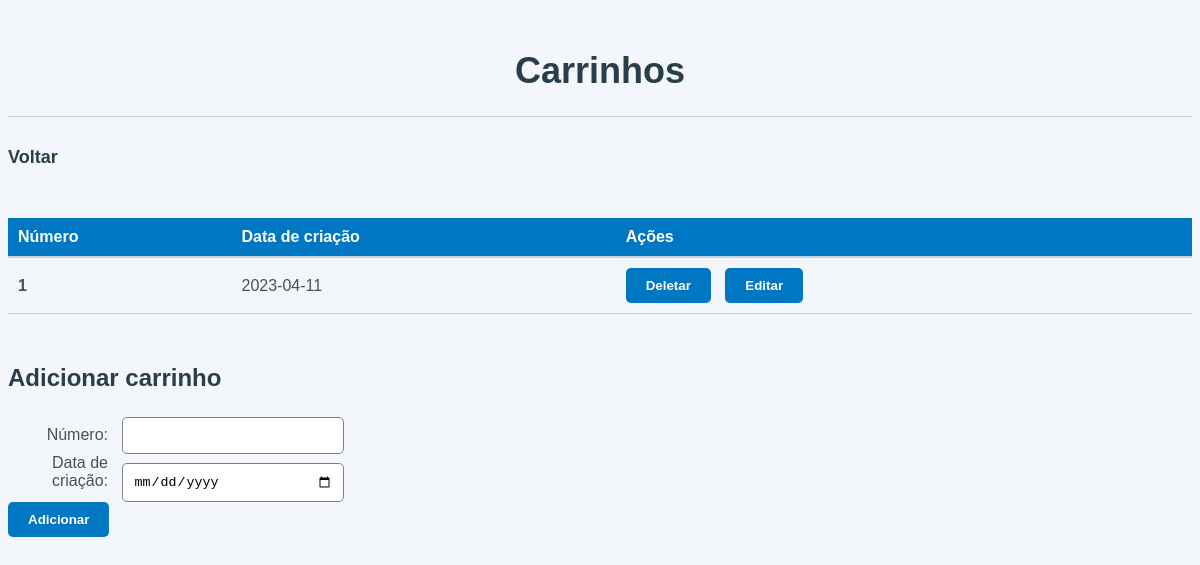
Before: /carrinho.php with the older database file.
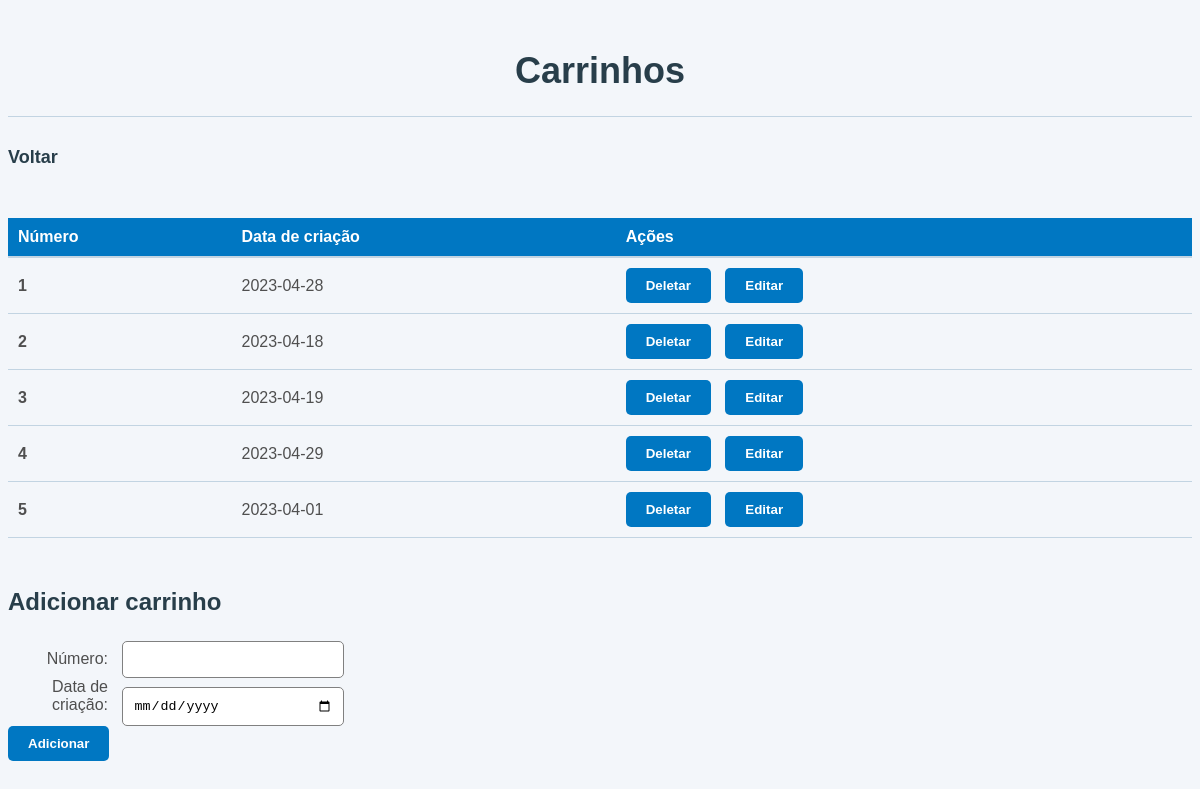
After: the same page with the newer database file.
### tables this page shows
CREATE TABLE Carrinho (
    numero INTEGER PRIMARY KEY,
    data_criacao TEXT
);

### crud.php (called while the page is built, shortened)
<?php
require_once 'database.php';
function readCarrinhos() {
global $db;
$stmt = $db->prepare('SELECT * FROM Carrinho');
$result = $stmt->execute();
$carrinhos = array();
while ($row = $result->fetchArray(SQLITE3_ASSOC)) {
$carrinhos[] = $row;
}
return $carrinhos;
}

### carrinho.php (the view, shortened to what this page needs)
<?php
require_once 'crud.php';
$carrinhos = readCarrinhos();
?>
<!DOCTYPE html>
<html>
<head>
    <link rel="stylesheet" href="styles.css"/>
</head>
<body>
	<h1>Carrinhos</h1>
  <hr/>
  <a href="index.php">Voltar</a>
  <br/>
	<table>
		<thead>
			<tr>
				<th>Número</th>
				<th>Data de criação</th>
				<th>Ações</th>
			</tr>
		</thead>
		<tbody>
			<?php foreach ($carrinhos as $carrinho): ?>
			<tr>
				<td><?php echo $carrinho['numero']; ?></td>
				<td><?php echo $carrinho['data_criacao']; ?></td>
				<td>
					<form method="POST">
						<button type="submit" name="submitDeleteCarrinho">Deletar</button>
					</form>
					<form method="GET" action="carrinho_form.php">
						<button type="submit">Editar</button>
					</form>
				</td>
			</tr>
			<?php endforeach; ?>
		</tbody>
	</table>
	<h2>Adicionar carrinho</h2>
	<form method="POST">
		<label>Número:</label>
		<input type="text" name="numero"><br>
		<label>Data de criação:</label>
		<input type="date" name="data_criacao"><br>
		<button type="submit" name="submitInsertCarrinho">Adicionar</button>
	</form>
</body>
</html>

Changed rows visible on the page:
changed carrinho id 1: data_criacao "2023-04-11" → "2023-04-28"
added carrinho: numero "2", data_criacao "2023-04-18"
added carrinho: numero "3", data_criacao "2023-04-19"
added carrinho: numero "4", data_criacao "2023-04-29"
added carrinho: numero "5", data_criacao "2023-04-01"
